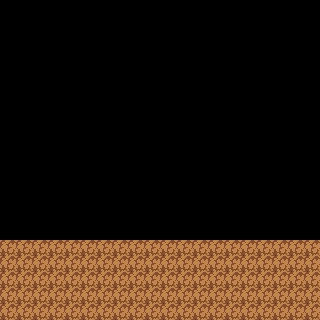

Below is a game level as drawn by its tile map, then a one-line description and the .tmx that defines it (tile-layer data replaced by summaries):
An orthogonal 20x20 tile map with 16x16 px tiles, 1 tile layer (Tile 1).

<map version="1.2" orientation="orthogonal" renderorder="right-down" width="20" height="20" tilewidth="16" tileheight="16" nextobjectid="1">
  <properties>
    <property name="sw1" value="66" />
  </properties>
  <tileset firstgid="1" name="tileset" columns="16" tilecount="96" tileheight="16" tilewidth="16">
    <image source="tileset.png" width="256" height="96" />
  </tileset>
  <layer name="Tile 1" width="20" height="20">
    <data>[400 cells, 100 non-empty, 1 distinct tile ids]</data>
  </layer>
</map>
